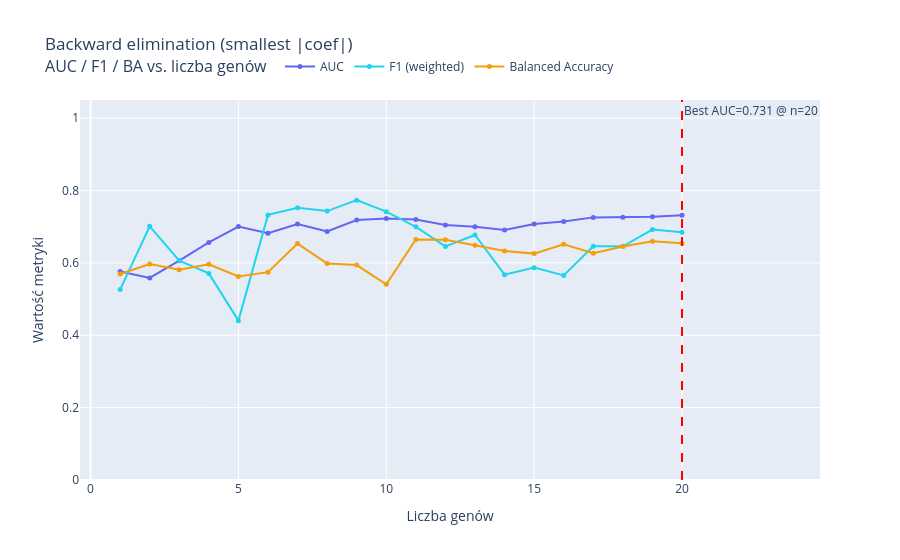

Notebook code cell kept with this figure:
### Code cell
import plotly.graph_objects as go

results = []
N_START = 20
current_genes = ranking_df.head(N_START)['gene'].tolist()
X_train_50 = pd.DataFrame(X_train, columns=feature_names)[current_genes]
X_valid_50 = pd.DataFrame(X_valid, columns=feature_names)[current_genes]
X_test_50  = pd.DataFrame(X_test,  columns=feature_names)[current_genes]

for n in range(N_START, 0, -1):
    X_tr = X_train_50[current_genes]
    X_va = X_valid_50[current_genes]
    X_te = X_test_50[current_genes]

    clf = LogisticRegression(solver='saga', max_iter=15000,
                             class_weight='balanced', fit_intercept=True)
    clf.fit(X_tr, y_train)

    # metryki
    y_va_prob = clf.predict_proba(X_va)[:, 1]
    fpr_v, tpr_v, thr_v = roc_curve(y_valid, y_va_prob)
    best_thr  = thr_v[np.argmax(tpr_v - fpr_v)]

    y_te_prob = clf.predict_proba(X_te)[:, 1]
    y_pred_n  = (y_te_prob >= best_thr).astype(int)

    auc = roc_auc_score(y_test, y_te_prob)
    f1  = f1_score(y_test, y_pred_n, average='weighted')
    ba  = balanced_accuracy_score(y_test, y_pred_n)

    results.append({'n_genes': n, 'auc': auc, 'f1': f1, 'ba': ba,
                    'threshold': best_thr, 'genes': current_genes.copy()})

    print(f"n={n:>2}  AUC={auc:.4f}  F1={f1:.4f}  BA={ba:.4f}  "
          f"usuwam: {current_genes[np.argmin(np.abs(clf.coef_[0]))]}")

    if n == 1:
        break

    # usuń gen z najmniejszą wagą bezwzględną
    worst_idx  = np.argmin(np.abs(clf.coef_[0]))
    current_genes.pop(worst_idx)

results_df = pd.DataFrame(results).sort_values('n_genes').reset_index(drop=True)

# --- wykres ---
fig = go.Figure()

for metric, label, color in [
    ('auc', 'AUC',               '#6366f1'),
    ('f1',  'F1 (weighted)',     '#22d3ee'),
    ('ba',  'Balanced Accuracy', '#f59e0b'),
]:
    fig.add_trace(go.Scatter(
        x=results_df['n_genes'],
        y=results_df[metric],
        mode='lines+markers',
        name=label,
        line=dict(color=color, width=2),
        marker=dict(size=5),
    ))

best_row = results_df.loc[results_df['auc'].idxmax()]
fig.add_vline(x=best_row['n_genes'], line_dash='dash', line_color='red',
              annotation_text=f"Best AUC={best_row['auc']:.3f} @ n={int(best_row['n_genes'])}",
              annotation_position='top right')

fig.update_layout(
    title={"text": "Backward elimination (smallest |coef|)<br>"
                   "<span style='font-size:16px;font-weight:normal'>"
                   "AUC / F1 / BA vs. liczba genów</span>"},
    legend=dict(orientation='h', yanchor='bottom', y=1.05, xanchor='center', x=0.5),
)
fig.update_xaxes(title_text="Liczba genów", dtick=5)
fig.update_yaxes(title_text="Wartość metryki", range=[0, 1.05])
fig.show()

print(f"\nNajlepszy wynik:")
print(best_row[['n_genes', 'auc', 'f1', 'ba', 'threshold']])
print("Geny:", best_row['genes'])

### Figure 1 — Plotly figure (JSON) as saved in the notebook; plotly's stock layout.template omitted (floating-point values rounded to 4 significant figures)
{"data": [{"line": {"color": "#6366f1", "width": 2}, "marker": {"size": 5}, "mode": "lines+markers", "name": "AUC", "x": [1, 2, 3, 4, 5, 6, 7, 8, 9, 10, 11, 12, 13, 14, 15, 16, 17, 18, 19, 20], "y": [0.5761, 0.5585, 0.6061, 0.6563, 0.7003, 0.6817, 0.7076, 0.6869, 0.7184, 0.7226, 0.7195, 0.7045, 0.6998, 0.691, 0.7076, 0.7143, 0.7257, 0.7262, 0.7272, 0.7314], "type": "scatter"}, {"line": {"color": "#22d3ee", "width": 2}, "marker": {"size": 5}, "mode": "lines+markers", "name": "F1 (weighted)", "x": [1, 2, 3, 4, 5, 6, 7, 8, 9, 10, 11, 12, 13, 14, 15, 16, 17, 18, 19, 20], "y": [0.5262, 0.7011, 0.6063, 0.5709, 0.4403, 0.7325, 0.7524, 0.7431, 0.7733, 0.7415, 0.6996, 0.6455, 0.677, 0.5674, 0.5868, 0.5652, 0.646, 0.6459, 0.6921, 0.6846], "type": "scatter"}, {"line": {"color": "#f59e0b", "width": 2}, "marker": {"size": 5}, "mode": "lines+markers", "name": "Balanced Accuracy", "x": [1, 2, 3, 4, 5, 6, 7, 8, 9, 10, 11, 12, 13, 14, 15, 16, 17, 18, 19, 20], "y": [0.5691, 0.5968, 0.5813, 0.5963, 0.5624, 0.5743, 0.6532, 0.5981, 0.5939, 0.5409, 0.6649, 0.6636, 0.6486, 0.633, 0.6255, 0.6514, 0.6268, 0.6452, 0.6594, 0.654], "type": "scatter"}], "layout": {"shapes": [{"line": {"color": "red", "dash": "dash"}, "type": "line", "x0": 20, "x1": 20, "xref": "x", "y0": 0, "y1": 1, "yref": "y domain"}], "annotations": [{"showarrow": false, "text": "Best AUC=0.731 @ n=20", "x": 20, "xanchor": "left", "xref": "x", "y": 1, "yanchor": "top", "yref": "y domain"}], "title": {"text": "Backward elimination (smallest |coef|)<br><span style='font-size:16px;font-weight:normal'>AUC / F1 / BA vs. liczba genów</span>"}, "legend": {"orientation": "h", "yanchor": "bottom", "y": 1.05, "xanchor": "center", "x": 0.5}, "xaxis": {"title": {"text": "Liczba genów"}, "dtick": 5}, "yaxis": {"title": {"text": "Wartość metryki"}, "range": [0, 1.05]}}}
